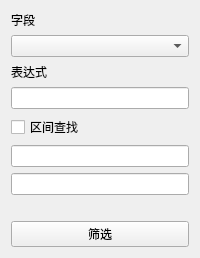
       <widget class="QWidget" name="tab_3">
        <attribute name="title">
         <string>高级筛选</string>
        </attribute>
        <layout class="QVBoxLayout" name="verticalLayout_15">
         <item>
          <widget class="QLabel" name="label_15">
           <property name="text">
            <string>字段</string>
           </property>
          </widget>
         </item>
         <item>
          <widget class="QComboBox" name="comboBoxColAdv"/>
         </item>
         <item>
          <widget class="QLabel" name="label_16">
           <property name="text">
            <string>表达式</string>
           </property>
          </widget>
         </item>
         <item>
          <widget class="QLineEdit" name="lineEditValAdv"/>
         </item>
         <item>
          <widget class="QCheckBox" name="checkBoxAdv">
           <property name="text">
            <string>区间查找</string>
           </property>
          </widget>
         </item>
         <item>
          <widget class="QLineEdit" name="lineEditValFromAdv"/>
         </item>
         <item>
          <widget class="QLineEdit" name="lineEditValToAdv"/>
         </item>
         <item>
          <spacer name="verticalSpacer_4">
           <property name="orientation">
            <enum>Qt::Vertical</enum>
           </property>
           <property name="sizeHint" stdset="0">
            <size>
             <width>20</width>
             <height>20</height>
            </size>
           </property>
          </spacer>
         </item>
         <item>
          <widget class="QPushButton" name="filterButtonAdv">
           <property name="text">
            <string>筛选</string>
           </property>
          </widget>
         </item>
        </layout>
       </widget>
